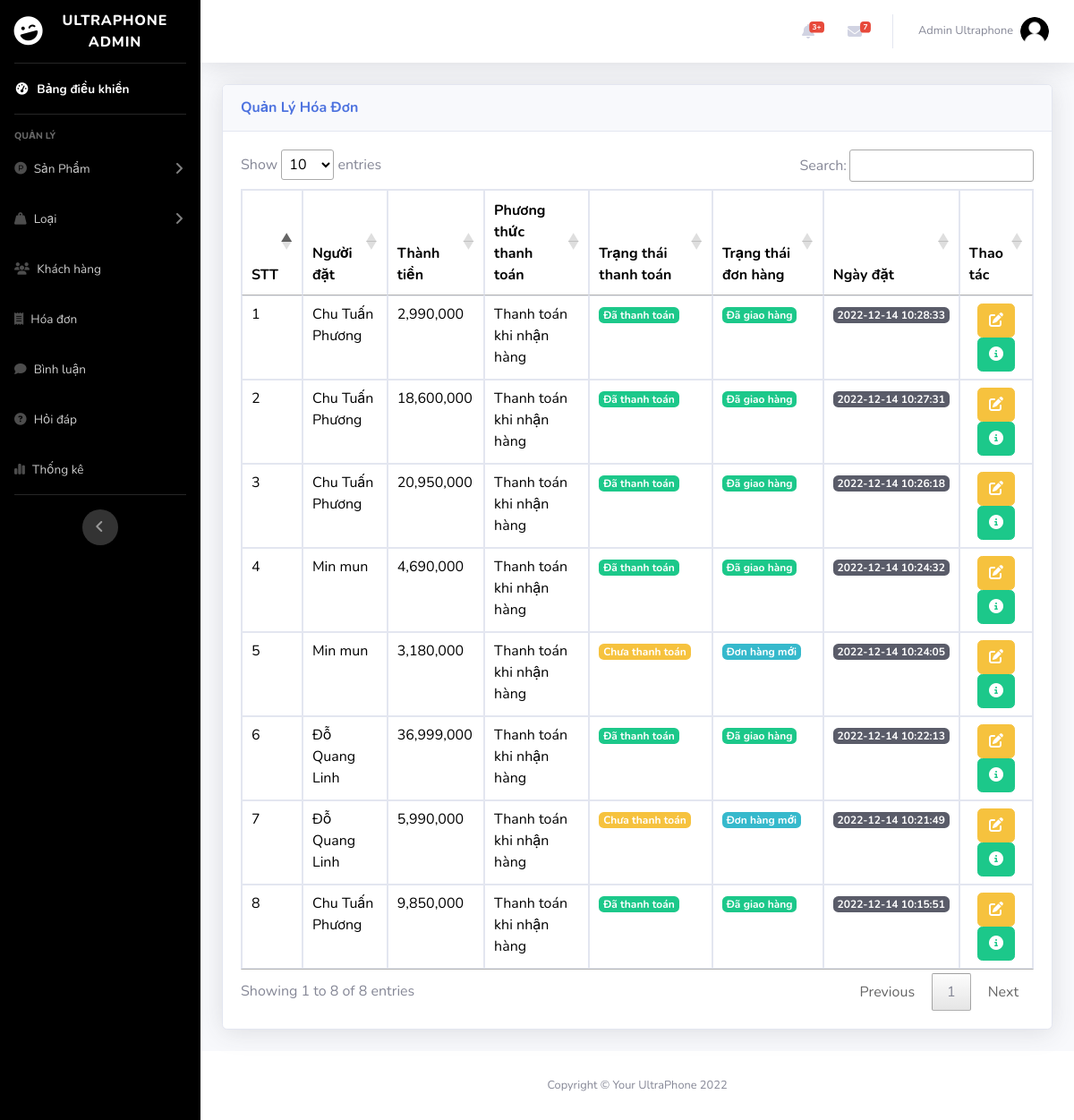
The page /admin/index.php?act=list_bill (signed in) on the database as committed earlier.
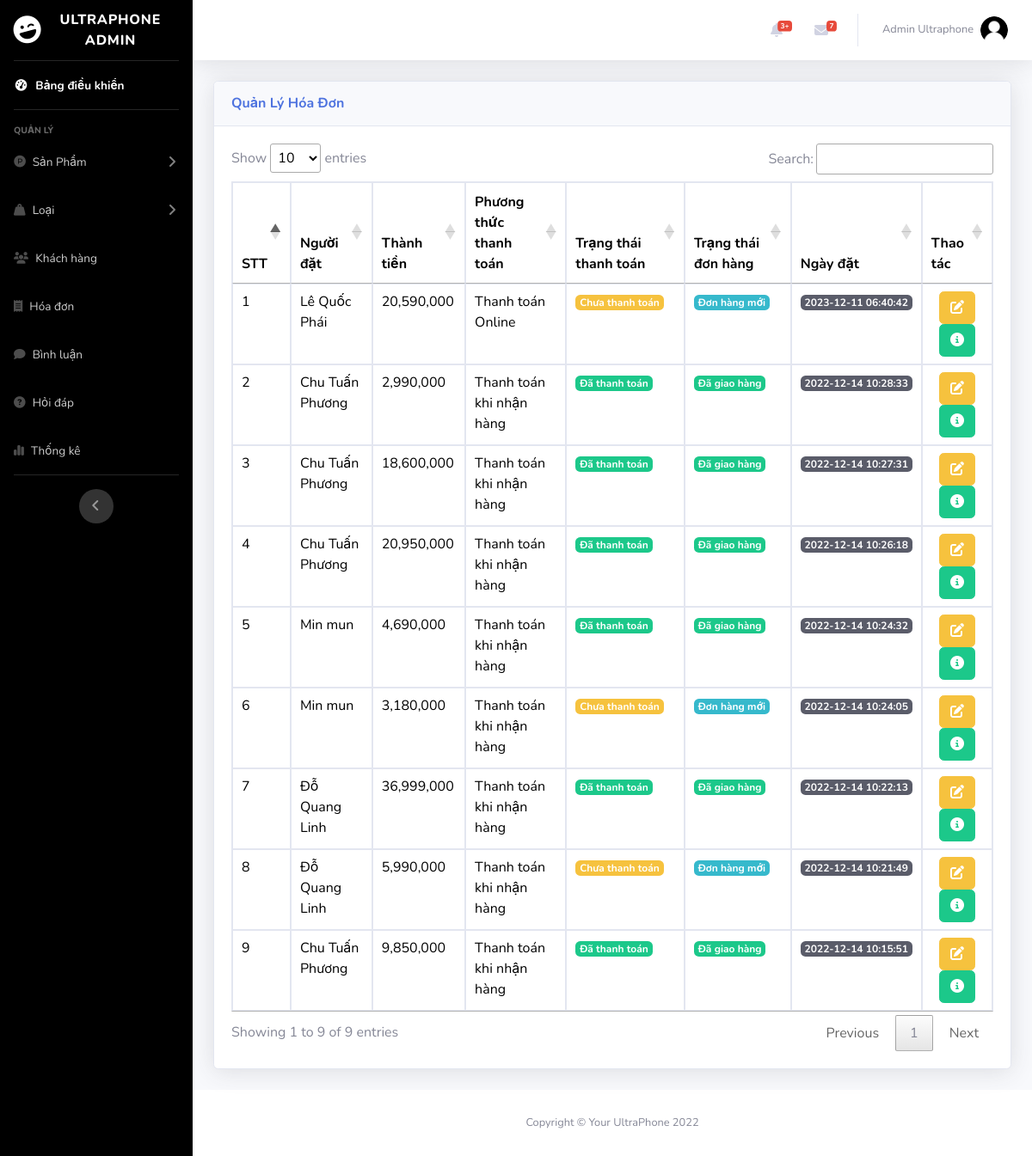
The same page on the database as committed later.
### tables this page shows
CREATE TABLE `bill` (
  `id_bill` int(11) NOT NULL,
  `bill_code` varchar(255) DEFAULT NULL,
  `id_user` int(11) NOT NULL,
  `id_pro` int(11) NOT NULL,
  `user_name` varchar(255) NOT NULL,
  `name_pro` varchar(255) NOT NULL,
  `full_name` varchar(55) NOT NULL,
  `address` varchar(255) NOT NULL,
  `phone` int(25) NOT NULL,
  `email` varchar(255) NOT NULL,
  `payment` tinyint(1) NOT NULL DEFAULT 1 COMMENT '1.Thanh toán khi nhận hàng 2.Chuyển khoản ngân hàng 3.Thanh toán online',
  `order_date` datetime NOT NULL,
  `total_amount` int(10) NOT NULL,
  `status` tinyint(4) NOT NULL COMMENT '0.Đơn hàng mới \r\n1.Đang xử lý\r\n2.Đang giao hàng\r\n3.Đã giao hàng',
  `status_pay` varchar(11) NOT NULL DEFAULT '0'
);

### admin/controller/controller.php (called while the page is built)
<?php
function render($path, $data = [])
{
    extract($data);
    $view = "view/" . $path . ".php";
    include_once $view;
}

### admin/model/pdo.php (called while the page is built, shortened)
<?php
function pdo_get_connection(){
    $dburl = "mysql:host=127.0.0.1;dbname=ultraphone;charset=utf8";
    $username = 'root';
    $password = '';
    $conn = new PDO($dburl, $username, $password);
    $conn->setAttribute(PDO::ATTR_ERRMODE, PDO::ERRMODE_EXCEPTION);
    return $conn;
}
function pdo_query($sql){
    $sql_args = array_slice(func_get_args(), 1);
    try{
        $conn = pdo_get_connection();
        $stmt = $conn->prepare($sql);
        $stmt->execute($sql_args);
        $rows = $stmt->fetchAll();
        return $rows;
    }
    catch(PDOException $e){
        throw $e;
    }
    finally{
        unset($conn);
    }
}

### admin/model/hoadon.php (called while the page is built, shortened)
<?php
function loadall_bill($iduser)
{
    $sql = "SELECT * FROM bill";
    $sql .= " ORDER BY id_bill DESC";
    $listbill = pdo_query($sql);
    return $listbill;
}
?>

### admin/view/list_bill.php (the view, shortened to what the changed rows need)
<?php include_once "header.php" ?>
<body id="page-top">
    <div id="wrapper">
        <?php include_once "nav.php" ?>
        <div class="container-fluid">
            <div class="card shadow mb-4">
                <div class="card-header py-3">
                    <h6 class="m-0 font-weight-bold text-primary">Quản Lý Hóa Đơn</h6>
                </div>
                <div class="card-body">
                    <div class="table-responsive">
                        <table class="table table-bordered table-hover" id="table1">
                            <thead>
                                <tr>
                                    <th>STT</th>
                                    <th scope="col">Người đặt</th>
                                    <th scope="col">Thành tiền</th>
                                    <th scope="col">Phương thức thanh toán</th>
                                    <th scope="col">Trạng thái thanh toán</th>
                                    <th scope="col">Trạng thái đơn hàng</th>
                                    <th scope="col">Ngày đặt</th>
                                    <th scope="col">Thao tác</th>
                                </tr>
                            </thead>
                            <tbody>
                                <?php $i = 1;
                                foreach ($listbill as $bill) :
                                    extract($bill);
                                ?>
                                    <tr>
                                        <td><?= $i ?></td>
                                        <td><?= $bill['full_name'] ?></td>
                                        <td><?= number_format($bill['total_amount']) ?></td>
                                        <td><?php if ($bill['payment'] == 1) {
                                                echo "Thanh toán khi nhận hàng";
                                            } else if ($bill['payment'] == 2) {
                                                echo "Chuyển khoản ngân hàng";
                                            } else if ($bill['payment'] == 3) {
                                                echo "Thanh toán Online";
                                            } else {
                                                echo "Không tìm thấy phương thức thanh toán";
                                            }  ?></td>
                                        <td><?php if ($bill['status_pay'] == 0) {
                                                echo "<span class='badge badge-warning'>Chưa thanh toán</span>";
                                            } else if ($bill['status_pay'] == 1) {
                                                echo "<span class='badge badge-success'>Đã thanh toán</span>";
                                            } else {
                                                echo "Không tìm thấy phương thức thanh toán";
                                            }  ?></td>
                                        <td><?php if ($bill['status'] == 0) {
                                                echo "<span class='badge badge-info'>Đơn hàng mới</span>";
                                            } else if ($bill['status'] == 1) {
                                                echo "<span class='badge badge-warning'>Đang xử lý</span>";
                                            } else if ($bill['status'] == 2) {
                                                echo "<span class='badge badge-primary'>Đang giao hàng</span>";
                                            } else if ($bill['status'] == 3) {
                                                echo "<span class='badge badge-success'>Đã giao hàng</span>";
                                            } elseif ($bill['status'] == 4) {
                                                echo "<span class='badge badge-danger'>Đã hủy</span>";
                                            } else {
                                                echo "Lỗi trạng thái";
                                            } ?></td>
                                        <td><span class="badge badge-dark"><?= $bill['order_date'] ?></span></td>
                                        <td class="text-center">
                                            <a type="button" href="index.php?act=edit_bill&idbill=<?= $bill['id_bill'] ?>" class="btn btn-warning"><i class="fas fa-edit"></i>
                                            </a>
                                            <a href="index.php?act=billdetail&idbill=<?= $bill['id_bill'] ?>" class="btn btn-success"><i class="fa-solid fa-circle-info"></i> </a>
                                        </td>
                                    </tr>
                                <?php $i++;
                                endforeach ?>
                            </tbody>
                        </table>
                    </div>
                </div>
            </div>
        </div>
    </div>
    <?php include_once "footer.php" ?>

Rows that differ between the two databases and show on the page:
added bill: full_name "Lê Quốc Phái", total_amount "20,590,000", payment "Thanh toán Online", status_pay "Chưa thanh toán", status "Đơn hàng mới", order_date "2023-12-11 06:40:42"
Other text that changed with them:
text written by a page script: "Show entries Search: Showing 1 to 8 of 8 entries Previous 1 Next" → "Show entries Search: Showing 1 to 9 of 9 entries Previous 1 Next"
